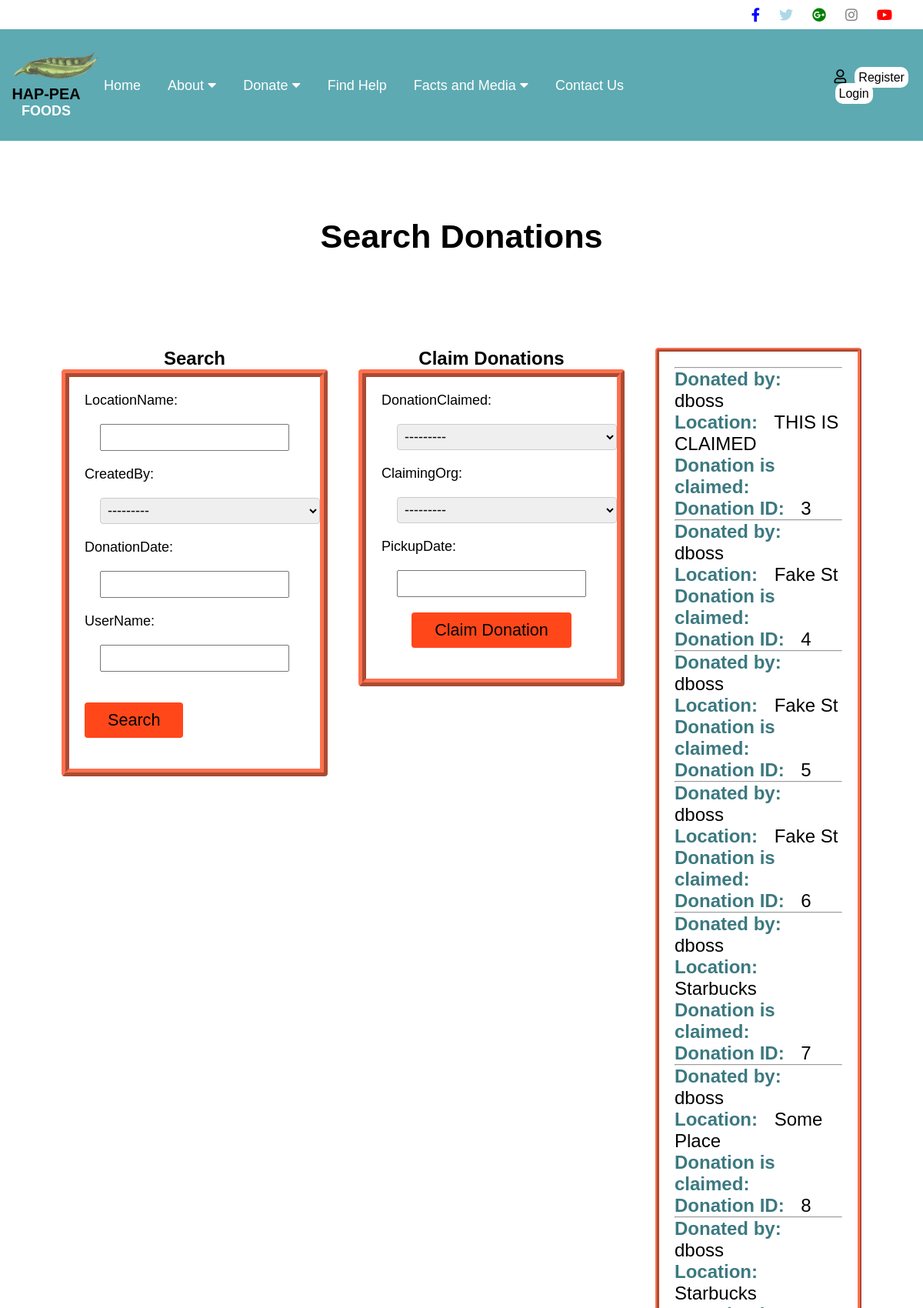
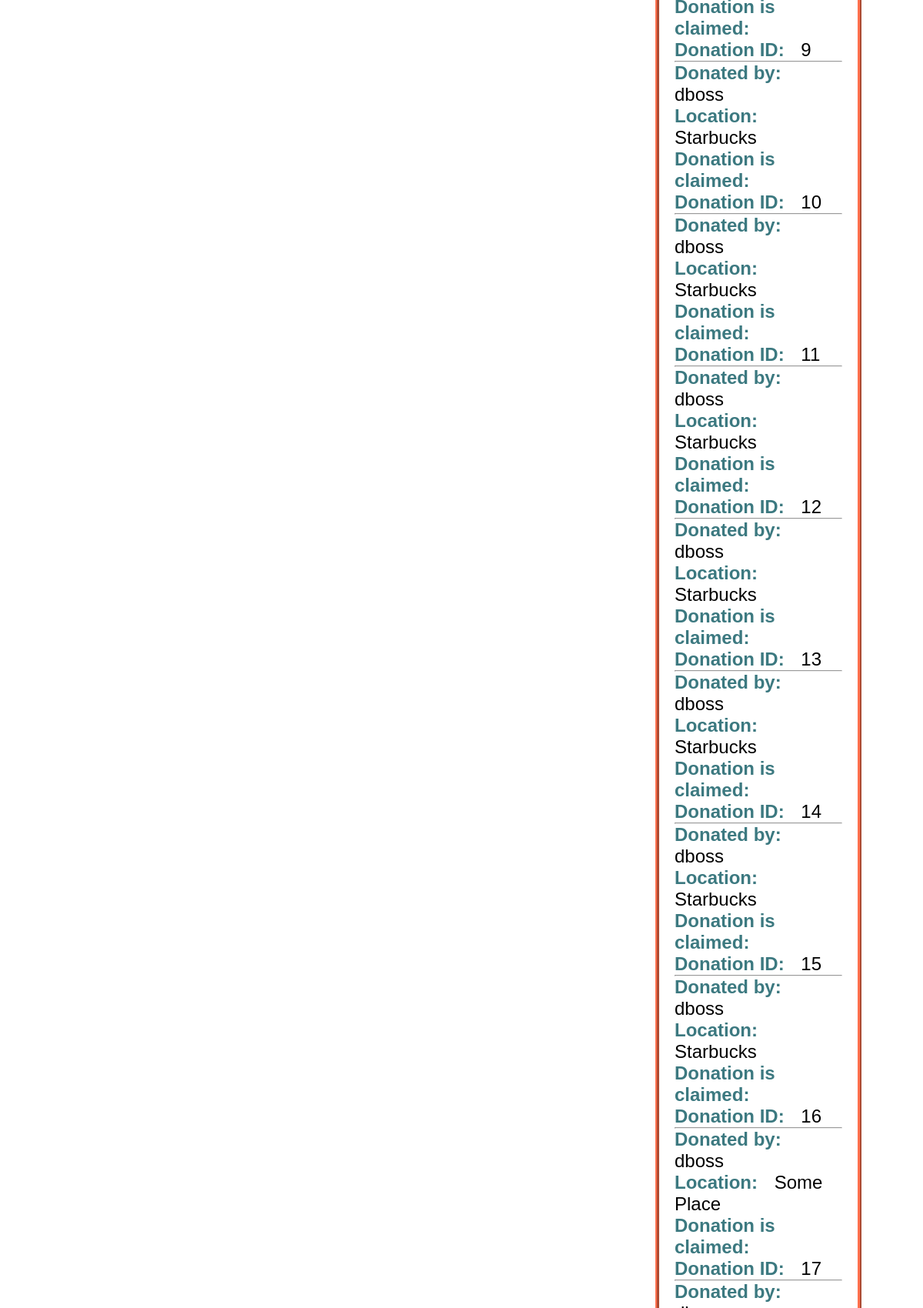
Page /donate/search/ (upper part) on the committed database (2 pictures, top to bottom).
### donations/models.py (models this page shows)
class Donation(models.Model):
    userName = models.CharField(max_length=25,)
    donationDate = models.DateField()
    locationName = models.CharField(max_length=25,)
    createdBy = models.ForeignKey(User, default=None, on_delete=models.CASCADE)

### donations/views.py (the view)
def search(request):
    if request.method == 'POST':
        form = forms.ClaimedDonation(request.POST) #Use if no images on form
        if form.is_valid():
            instance = form.save(commit=False)
            instance.contact = request.user
            instance.save()
            pk = instance.pk
            return redirect('home')
    else:
        inner_qs = ClaimedDonation.objects.all()
        donation_list = Donation.objects.filter(claimeddonation = None)
        donation_filter = DonationFilter(request.GET, queryset=donation_list)
        form = forms.ClaimedDonation()
        return render(request, 'donations/donations_list.html', {'filter': donation_filter, 'form':form})

### donations/forms.py (shortened to what this page needs)
class ClaimedDonation(forms.ModelForm):
    class Meta:
        model = models.ClaimedDonation
        donation_list = Donation.objects.filter(claimeddonation = None)
        donationClaimed = forms.ModelMultipleChoiceField(queryset=donation_list)
        fields = ['donationClaimed', 'claimingOrg', 'pickupDate',]

### donations/templates/donations/donations_list.html (shortened to what this page needs)
{% extends 'base_layout.html' %}
{% block content %}
  <div class="d-container">
    <h1 class="d-h1">Search Donations</h1>
    <div class="d-row">
      <div class="d-col">
        <h2 class="d-title">Search</h2>
        <form class="search-form" method="get">
          {{ filter.form.as_p }}
          <button type="submit">Search</button>
        </form>
      </div>
      <div class="d-col">
        <h2 class="d-title">Claim Donations</h2>
        <form class="claims-form" method="post">
          {{form}}
        <input type="submit" value="Claim Donation">
      </div>
      <div class="d-col">
        <div class="filter">
          <ul class="d-list">
          {% for donation in filter.qs %}
            <hr>
            <p><span>Donated by:</span> {{ donation.createdBy }}</p>
            <p><span>Location:</span> {{ donation.locationName }}</p>
            <p><span>Donation is claimed:</span> {{donation.claimed}}</p>
            <p><span>Donation ID:</span> {{donation.pk}}</p>
          {% endfor %}
          </ul>
        </div>
      </div>
    </div>
  </div>
{% endblock %}

### static/css/style.css (style rules this page uses)
* { margin: 0; font-family: Arial, Helvetica, sans-serif; font-size: 18px; }
.wrapper_container h1 { text align: center; margin: 100px auto; font-size: 2.4em; }
.contact_form input[type=text], select, textarea { width: 100%; padding: 12px; border: 1px solid #ccc; border-radius: 4px; box-sizing: border-box; margin-top: 6px; margin-bottom: 16px; resize: vertical }
.d-container { width: 100%; margin: 0 auto; }
.d-h1 { text-align: center; }
.d-row { display: flex; justify-content: space-between; }
.d-col { padding: 20px; }
.d-title { font-size: 24px; text-align: center; }
.search-form { border: 10px solid #ff704d; border-style: ridge; border-radius: 4px; padding: 20px; }
.search-form input, .search-form select, .search-form textarea { display: block; margin: 20px; padding: 5px; }
.search-form button[type="submit"] { background: #FF471a; border: 0; color: #000; font-size: 1.2em; border-radius: 4px; align-items: center; margin: 20px auto; padding: 10px 30px; }
.claims-form { border: 10px solid #ff704d; border-style: ridge; border-radius: 4px; padding: 20px; }
.claims-form input, .claims-form select, .claims-form textarea { display: block; margin: 20px; padding: 5px; }
.claims-form input[type="submit"] { background: #FF471a; border: 0; color: #000; font-size: 1.2em; border-radius: 4px; align-items: center; margin: 20px auto; padding: 10px 30px; }
.filter { border: 5px solid #ff704d; border-style: ridge; border-radius: 4px; margin: auto; }
.d-list { padding: 20px; margin: 0; }
.d-list span { font-weight: bold; color: #3C7980; padding-right: 15px; font-size: 24px; }
.d-list p { font-size: 24px; }

### rows in the picture
Donation: createdBy "dboss", locationName "THIS IS CLAIMED", pk "3"
Donation: createdBy "dboss", locationName "Fake St", pk "4"
Donation: createdBy "dboss", locationName "Fake St", pk "5"
Donation: createdBy "dboss", locationName "Fake St", pk "6"
Donation: createdBy "dboss", locationName "Starbucks", pk "7"
Donation: createdBy "dboss", locationName "Some Place", pk "8"
Donation: createdBy "dboss", locationName "Starbucks", pk "9"
Donation: createdBy "dboss", locationName "Starbucks", pk "10"
Donation: createdBy "dboss", locationName "Starbucks", pk "11"
Donation: createdBy "dboss", locationName "Starbucks", pk "12"
Donation: createdBy "dboss", locationName "Starbucks", pk "13"
Donation: createdBy "dboss", locationName "Starbucks", pk "14"
Donation: createdBy "dboss", locationName "Starbucks", pk "15"
Donation: createdBy "dboss", locationName "Starbucks", pk "16"
Donation: createdBy "dboss", locationName "Some Place", pk "17"
